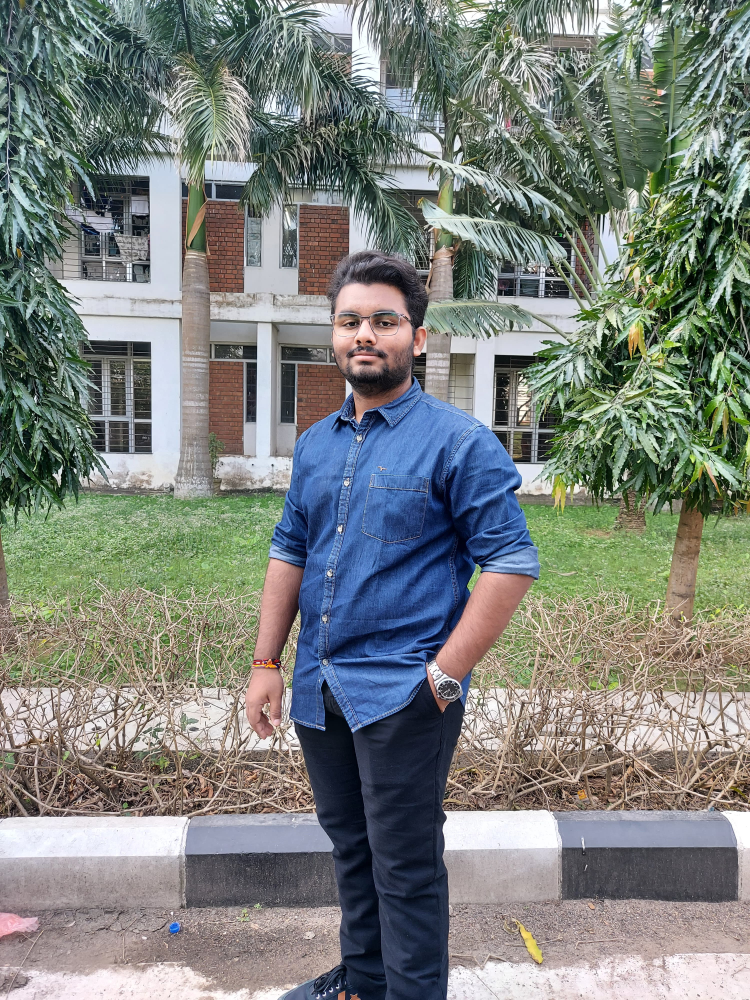
#> input picture Assignment-2/Images/my_image.jpeg, 3000 x 4000 px (shown at 1/4 size)
$ python main.py
#> lines starting #> are read from the running program, lines starting #| are printed output that depends on the picture
# Importing Libraries
import cv2
import numpy as np


if __name__ == "__main__":

    person_img = cv2.imread('Images/my_image.jpeg')
#> person_img is the input picture: shape (4000, 3000, 3); mean B, G, R 124.9, 129.5, 123.9

    # Resizing the Person image
    scale = 0.2
    width = int(person_img.shape[1]*scale)
#> width = 600
    height = int(person_img.shape[0]*scale)
#> height = 800
    dsize = (width, height)
#> dsize = (600, 800)
    person_img = cv2.resize(person_img, dsize)
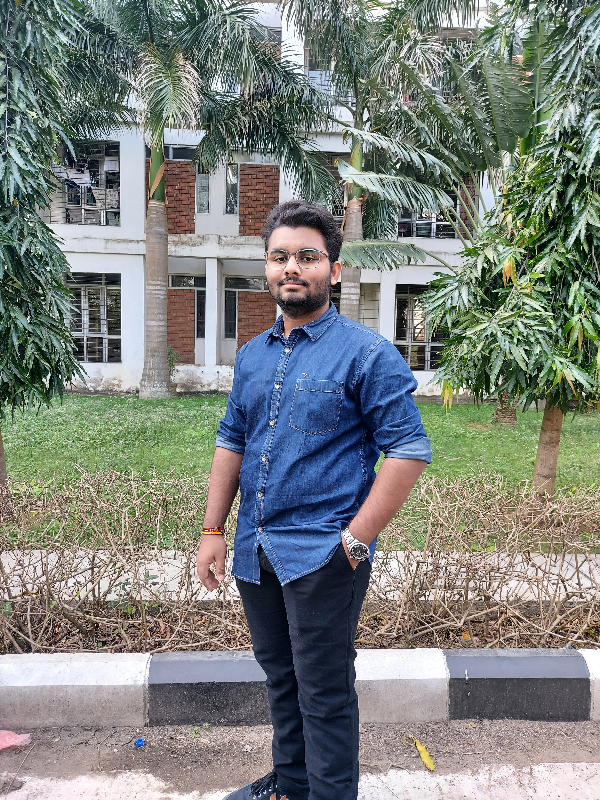
#> person_img: shape (800, 600, 3); mean B, G, R 124.9, 129.5, 124

    # Selecting the Region of Interest of the image
    copy_of_person = person_img.copy()
    mask = np.zeros(person_img.shape[:2], np.uint8)

    bgd_model = np.zeros((1, 65), np.float64)
    fgd_model = np.zeros((1, 65), np.float64)

#> (the run stopped early here; a loop or call above may not have finished)
